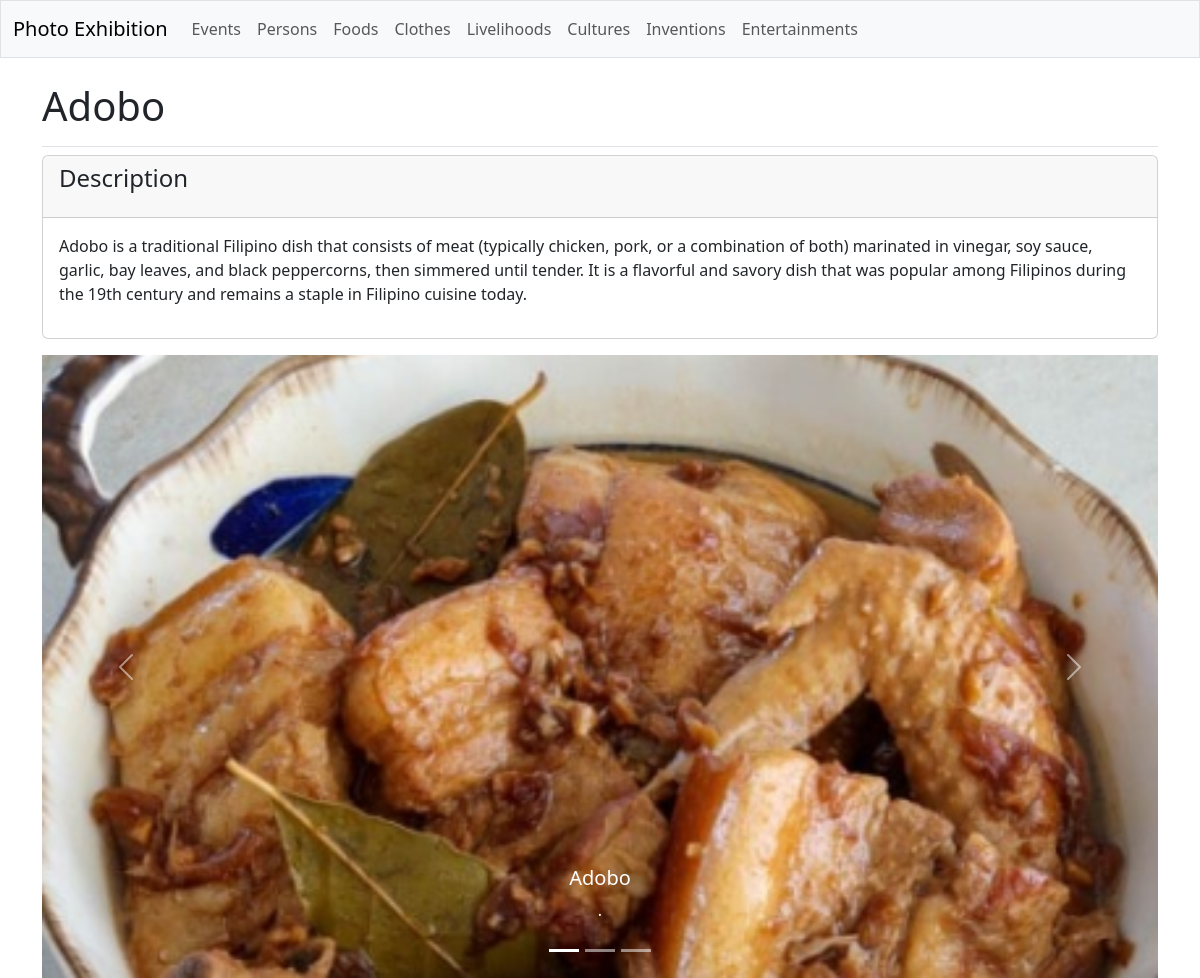
/galleries/foods/1/, run on the app's committed database.
### galleries/models.py (models this page shows, shortened)
class Food(models.Model):
    food_text = models.CharField(max_length=200)

class FoodDetail(models.Model):
    food = models.ForeignKey(Food, on_delete=models.CASCADE)
    food_subtext = models.TextField()

class FoodImage(models.Model):
    food = models.ForeignKey(Food, on_delete=models.CASCADE)
    image = models.ImageField(upload_to='foods/')
    title = models.CharField(max_length=150)
    sub_title = models.CharField(max_length=100)

### galleries/views.py (the view)
# urls.py: path('foods/<int:food_id>/', views.food_detail, name='food_detail'),
def food_detail(request, food_id):
    food = Food.objects.get(id=food_id)
    images = FoodImage.objects.filter(food=food)
    food_details = food.fooddetail_set.all()
    context = {'food': food, 'food_details': food_details, 'images': images}
    return render(request, 'galleries/food_detail.html', context)

### galleries/templates/galleries/food_detail.html (shortened to what this page needs)
{% extends 'galleries/base.html' %}
{% block page_header %}
  <h1>{{ food.food_text }}</h1>
{% endblock page_header %}
{% block content %}
  {% for food_detail in food_details %}
    <div class="card mb-3">
      <h4 class="card-header">
        <p>Description</p>
      </h4>
      <div class="card-body">{{ food_detail.food_subtext|linebreaks }}</div>
    </div>
  {% empty %}
    <p>There are no details for this food yet.</p>
  {% endfor %}
  <div id="carouselExampleCaptions" class="carousel slide">
    <div class="carousel-indicators">
      <button type="button" data-bs-target="#carouselExampleCaptions" data-bs-slide-to="0" class="active" aria-current="true" aria-label="Slide 1"></button>
      <button type="button" data-bs-target="#carouselExampleCaptions" data-bs-slide-to="1" aria-label="Slide 2"></button>
      <button type="button" data-bs-target="#carouselExampleCaptions" data-bs-slide-to="2" aria-label="Slide 3"></button>
    </div>
    <div class="carousel-inner">
      {% for image in images %}
        <div class="carousel-item {% if forloop.counter0 == 0 %}active{% endif %}">
          <img src="{{ image.image.url }}" class="d-block w-100" alt="...">
          <div class="carousel-caption d-none d-md-block">
            <h5>{{ image.title }}</h5>
            <p>{{ image.sub_title }}</p>
          </div>
        </div>
      {% endfor %}
    </div>
    <button class="carousel-control-prev" type="button" data-bs-target="#carouselExampleCaptions" data-bs-slide="prev">
      <span class="carousel-control-prev-icon" aria-hidden="true"></span>
    </button>
    <button class="carousel-control-next" type="button" data-bs-target="#carouselExampleCaptions" data-bs-slide="next">
      <span class="carousel-control-next-icon" aria-hidden="true"></span>
    </button>
  </div>
{% endblock content %}

### data on the page
Food: food_text "Adobo"
FoodDetail: food_subtext "Adobo is a traditional Filipino dish that consists of meat (typically chicken, pork, or a combination of both) marinated in vinegar, soy sauce, garlic, bay leaves, and black peppercorns, then simmered until tender. It is a flavorful and savory dish that was popular among Filipinos during the 19th century and remains a staple in Filipino cuisine today."
FoodImage: image (picture), title "Adobo", sub_title "."
